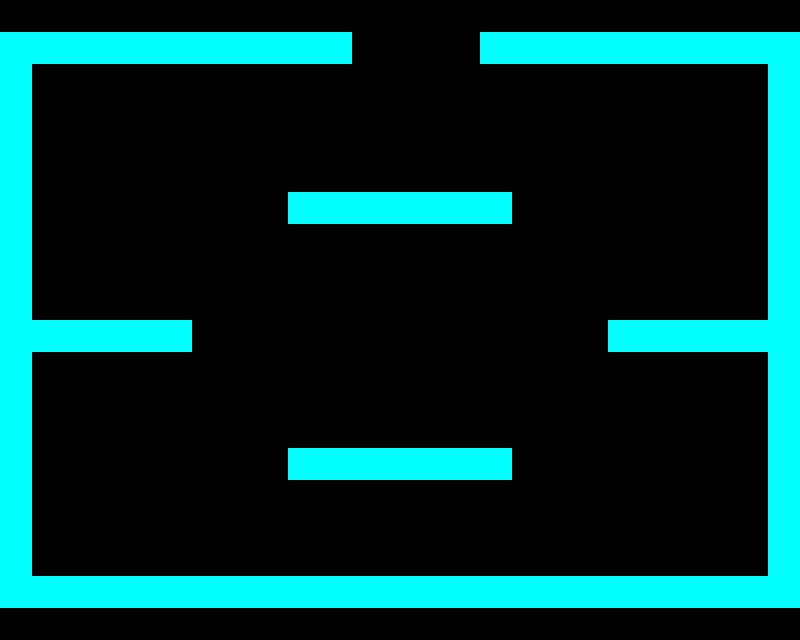

Rendered tile map (Tiled .tmx) drawn with the repository's tilesets; below, a short description and the full map source, tile grids included:
An orthogonal 25x20 tile map with 32x32 px tiles, 2 tile layers (pass, nopass), 2 tilesets and 6 objects (4x Enemy, Player, Finish).

<map version="1.0" tiledversion="1.0.3" orientation="orthogonal" renderorder="right-down" width="25" height="20" tilewidth="32" tileheight="32" nextobjectid="17">
 <properties>
  <property name="passable" type="bool" value="false" />
 </properties>
 <tileset firstgid="1" source="bg.tsx" />
 <tileset firstgid="2" source="wall.tsx" />
 <layer name="pass" width="25" height="20">
  <data encoding="csv">
1,1,1,1,1,1,1,1,1,1,1,1,1,1,1,1,1,1,1,1,1,1,1,1,1,
1,1,1,1,1,1,1,1,1,1,1,1,1,1,1,1,1,1,1,1,1,1,1,1,1,
1,1,1,1,1,1,1,1,1,1,1,1,1,1,1,1,1,1,1,1,1,1,1,1,1,
1,1,1,1,1,1,1,1,1,1,1,1,1,1,1,1,1,1,1,1,1,1,1,1,1,
1,1,1,1,1,1,1,1,1,1,1,1,1,1,1,1,1,1,1,1,1,1,1,1,1,
1,1,1,1,1,1,1,1,1,1,1,1,1,1,1,1,1,1,1,1,1,1,1,1,1,
1,1,1,1,1,1,1,1,1,1,1,1,1,1,1,1,1,1,1,1,1,1,1,1,1,
1,1,1,1,1,1,1,1,1,1,1,1,1,1,1,1,1,1,1,1,1,1,1,1,1,
1,1,1,1,1,1,1,1,1,1,1,1,1,1,1,1,1,1,1,1,1,1,1,1,1,
1,1,1,1,1,1,1,1,1,1,1,1,1,1,1,1,1,1,1,1,1,1,1,1,1,
1,1,1,1,1,1,1,1,1,1,1,1,1,1,1,1,1,1,1,1,1,1,1,1,1,
1,1,1,1,1,1,1,1,1,1,1,1,1,1,1,1,1,1,1,1,1,1,1,1,1,
1,1,1,1,1,1,1,1,1,1,1,1,1,1,1,1,1,1,1,1,1,1,1,1,1,
1,1,1,1,1,1,1,1,1,1,1,1,1,1,1,1,1,1,1,1,1,1,1,1,1,
1,1,1,1,1,1,1,1,1,1,1,1,1,1,1,1,1,1,1,1,1,1,1,1,1,
1,1,1,1,1,1,1,1,1,1,1,1,1,1,1,1,1,1,1,1,1,1,1,1,1,
1,1,1,1,1,1,1,1,1,1,1,1,1,1,1,1,1,1,1,1,1,1,1,1,1,
1,1,1,1,1,1,1,1,1,1,1,1,1,1,1,1,1,1,1,1,1,1,1,1,1,
1,1,1,1,1,1,1,1,1,1,1,1,1,1,1,1,1,1,1,1,1,1,1,1,1,
1,1,1,1,1,1,1,1,1,1,1,1,1,1,1,1,1,1,1,1,1,1,1,1,1
</data>
 </layer>
 <layer name="nopass" width="25" height="20">
  <data encoding="csv">
0,0,0,0,0,0,0,0,0,0,0,0,0,0,0,0,0,0,0,0,0,0,0,0,0,
2,2,2,2,2,2,2,2,2,2,2,0,0,0,0,2,2,2,2,2,2,2,2,2,2,
2,0,0,0,0,0,0,0,0,0,0,0,0,0,0,0,0,0,0,0,0,0,0,0,2,
2,0,0,0,0,0,0,0,0,0,0,0,0,0,0,0,0,0,0,0,0,0,0,0,2,
2,0,0,0,0,0,0,0,0,0,0,0,0,0,0,0,0,0,0,0,0,0,0,0,2,
2,0,0,0,0,0,0,0,0,0,0,0,0,0,0,0,0,0,0,0,0,0,0,0,2,
2,0,0,0,0,0,0,0,0,2,2,2,2,2,2,2,0,0,0,0,0,0,0,0,2,
2,0,0,0,0,0,0,0,0,0,0,0,0,0,0,0,0,0,0,0,0,0,0,0,2,
2,0,0,0,0,0,0,0,0,0,0,0,0,0,0,0,0,0,0,0,0,0,0,0,2,
2,0,0,0,0,0,0,0,0,0,0,0,0,0,0,0,0,0,0,0,0,0,0,0,2,
2,2,2,2,2,2,0,0,0,0,0,0,0,0,0,0,0,0,0,2,2,2,2,2,2,
2,0,0,0,0,0,0,0,0,0,0,0,0,0,0,0,0,0,0,0,0,0,0,0,2,
2,0,0,0,0,0,0,0,0,0,0,0,0,0,0,0,0,0,0,0,0,0,0,0,2,
2,0,0,0,0,0,0,0,0,0,0,0,0,0,0,0,0,0,0,0,0,0,0,0,2,
2,0,0,0,0,0,0,0,0,2,2,2,2,2,2,2,0,0,0,0,0,0,0,0,2,
2,0,0,0,0,0,0,0,0,0,0,0,0,0,0,0,0,0,0,0,0,0,0,0,2,
2,0,0,0,0,0,0,0,0,0,0,0,0,0,0,0,0,0,0,0,0,0,0,0,2,
2,0,0,0,0,0,0,0,0,0,0,0,0,0,0,0,0,0,0,0,0,0,0,0,2,
2,2,2,2,2,2,2,2,2,2,2,2,2,2,2,2,2,2,2,2,2,2,2,2,2,
0,0,0,0,0,0,0,0,0,0,0,0,0,0,0,0,0,0,0,0,0,0,0,0,0
</data>
 </layer>
 <objectgroup name="Object Layer 1">
  <properties>
   <property name="passable" type="bool" value="true" />
  </properties>
  <object id="10" name="Enemy" x="313" y="134" width="33" height="37" />
  <object id="11" name="Enemy" x="644" y="221" width="33" height="37" />
  <object id="12" name="Enemy" x="469" y="140" width="33" height="37" />
  <object id="13" name="Player" x="121" y="480" width="33" height="37" />
  <object id="14" name="Finish" x="352" y="34" width="122" height="30" />
  <object id="16" name="Enemy" x="113" y="186" width="33" height="37" />
 </objectgroup>
</map>